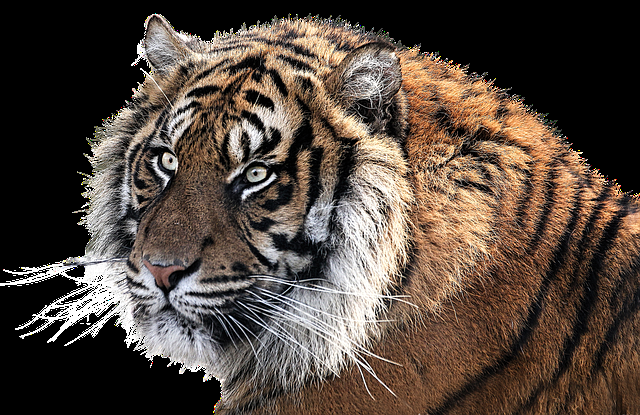
#> input picture resources/tiger-1526704_640.png, 640 x 415 px
$ python compare_tiger.py
#> lines starting #> are read from the running program, lines starting #| are printed output that depends on the picture
#> further down, rgb is the input picture: shape (415, 640, 3); mean B, G, R 63, 72.1, 84.8
### hiccup/compression.py
import cv2
import numpy as np

import hiccup.transform as transform
import hiccup.hicimage as hic
import hiccup.quantization as qnt
import hiccup.model as model
import hiccup.settings as settings
import hiccup.utils as utils

"""
Houses the entry functions to either compression algorithm
"""


# [41 lines left out: functions jpeg_compression, jpeg_decompression, not called in this run]


def wavelet_compression(rgb_image: np.ndarray) -> model.CompressedImage:
    yrcrcb = cv2.cvtColor(rgb_image, cv2.COLOR_RGB2YCrCb)
#> yrcrcb: shape (415, 640, 3); mean of channels 0, 1, 2 70.8, 122.4, 135.9
    [gray, color_1, color_2] = cv2.split(yrcrcb)
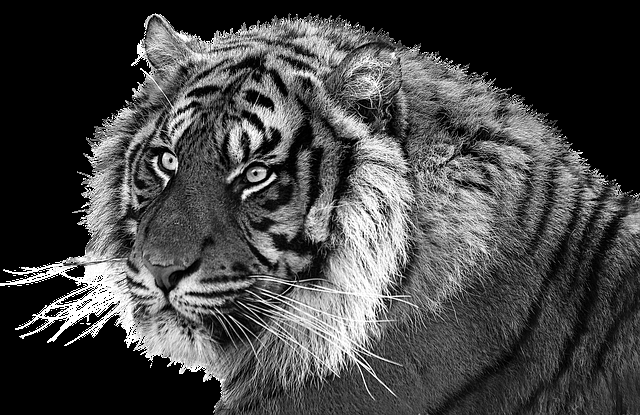
#> gray: shape (415, 640); min 0, max 255, mean 70.8
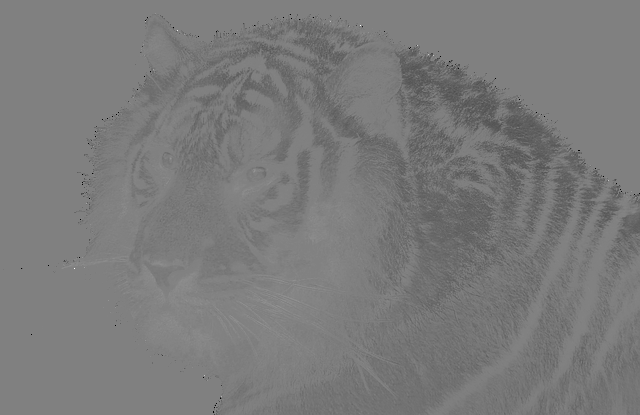
#> color_1: shape (415, 640); min 0, max 255, mean 122.4
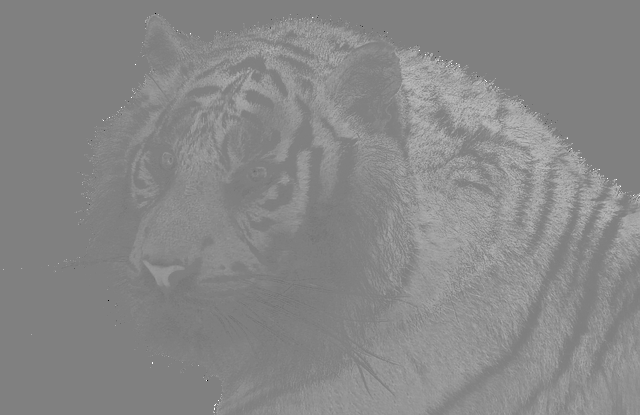
#> color_2: shape (415, 640); min 1, max 255, mean 135.9

    channels = {
        "lum": gray,
        "cr": color_1,
        "cb": color_2
    }

    # [13 lines left out: function channel_func, not called in this run]

#> (the run stopped early here; a loop or call above may not have finished)
